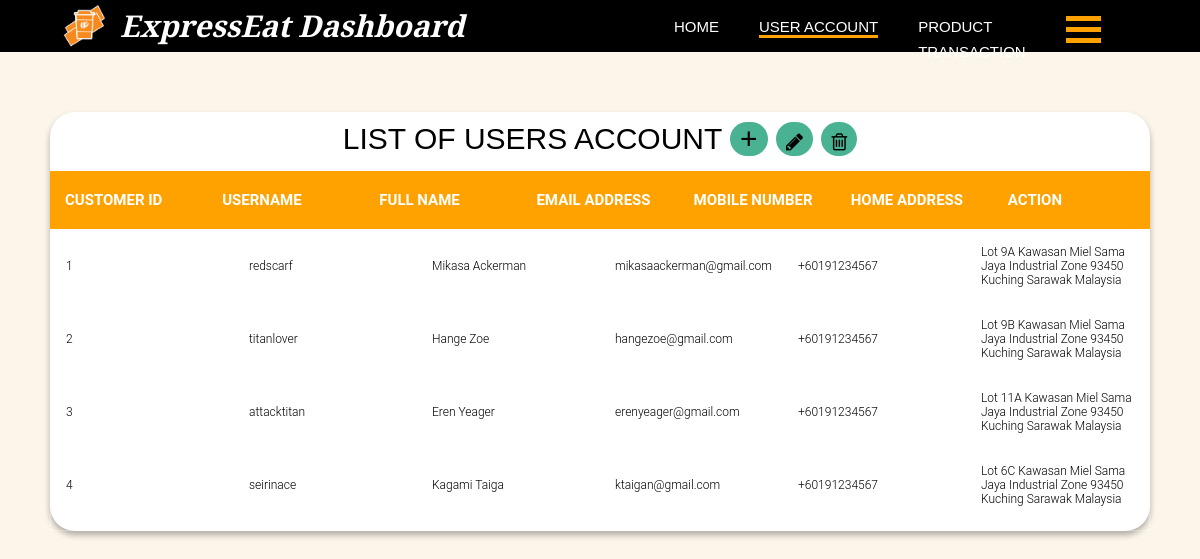
The app's page /dashboard/userAccount.php with its own data.
### tables this page shows
CREATE TABLE `customer` (
  `ID` int(10) NOT NULL,
  `Username` varchar(255) NOT NULL,
  `Email` varchar(255) NOT NULL,
  `Password` varchar(25) NOT NULL,
  `FirstName` varchar(255) NOT NULL,
  `LastName` varchar(255) NOT NULL,
  `Gender` varchar(255) NOT NULL,
  `Phone` int(11) NOT NULL,
  `Address1` varchar(255) NOT NULL,
  `Address2` varchar(255) NOT NULL,
  `City` varchar(255) NOT NULL,
  `State` varchar(255) NOT NULL,
  `Country` varchar(255) NOT NULL,
  `PostalCode` int(10) NOT NULL
);

### dashboard/customerList.php (the view, shortened to what this page needs)
<?php
include "dbConnection.php";
$SQLstring = "SELECT * FROM Customer";
if($result = mysqli_query($conn, $SQLstring)){
    if(mysqli_num_rows($result) > 0){
      echo "<table cellpadding='0' cellspacing='0' border='0'>\n";
        while($row = mysqli_fetch_array($result)){
            echo "<tbody>";
                echo "<tr>";
                    echo "<td>" . $row['ID'] . "</td>";
                    echo "<td>" . $row['Username'] . "</td>";
                    echo "<td>" . $row['FirstName']. " ". $row['LastName'] . "</td>";
                    echo "<td>" . $row['Email']. "</td>";
                    echo "<td>". "+60" . $row['Phone']. "</td>";
                    echo "<td>" . $row['Address1']. " ". $row['Address2'] . " ". $row['PostalCode'] ." ". $row['City'] ." ". $row['State'] ." ". $row['Country'] ."</td>";
                echo "</tr>";
            echo "</tbody>";
        }
      echo "</table>";
    } else{
        echo "No records matching your query were found.";
    }
} else{
    echo "ERROR: Could not able to execute $SQLstring. " . mysqli_error($conn);
}
?>

### style/style.css (style rules this page uses)
:root { --black: #3a3a3a; --white: #fff; --green: #49b293; --black: #000000; --light-black: #24190b; --dark-grey: #504545; --white-brown: #Fcf5ea; --yellow: #ffa200; --brown: #b47a36; }
html { scroll-behavior: smooth; }
body { font: 15px Segoe UI, Helvetica, sans-serif; padding: 0; margin: 0; background-color: #fcf5ea; font-family: 'Playfair Display', sans-serif; }
.table-1 table { width:100%; table-layout: fixed; }
.table-1 td { padding: 15px; text-align: left; vertical-align:middle; font-weight: 300; font-size: 12px; color: black; border-bottom: solid 1px rgba(255,255,255,0.1); }
* { margin: 0; padding: 0; }

### records on screen
customer: ID "1", Username "redscarf", FirstName "Mikasa", LastName "Ackerman", Email "mikasaackerman@gmail.com", Phone "191234567", Address1 "Lot 9A Kawasan Miel Sama Jaya Industrial Zone", PostalCode "93450", City "Kuching", State "Sarawak", Country "Malaysia"
customer: ID "2", Username "titanlover", FirstName "Hange", LastName "Zoe", Email "hangezoe@gmail.com", Phone "191234567", Address1 "Lot 9B Kawasan Miel Sama Jaya Industrial Zone", PostalCode "93450", City "Kuching", State "Sarawak", Country "Malaysia"
customer: ID "3", Username "attacktitan", FirstName "Eren", LastName "Yeager", Email "erenyeager@gmail.com", Phone "191234567", Address1 "Lot 11A Kawasan Miel Sama Jaya Industrial Zone", PostalCode "93450", City "Kuching", State "Sarawak", Country "Malaysia"
customer: ID "4", Username "seirinace", FirstName "Kagami", LastName "Taiga", Email "ktaigan@gmail.com", Phone "191234567", Address1 "Lot 6C Kawasan Miel Sama Jaya Industrial Zone", PostalCode "93450", City "Kuching", State "Sarawak", Country "Malaysia"
